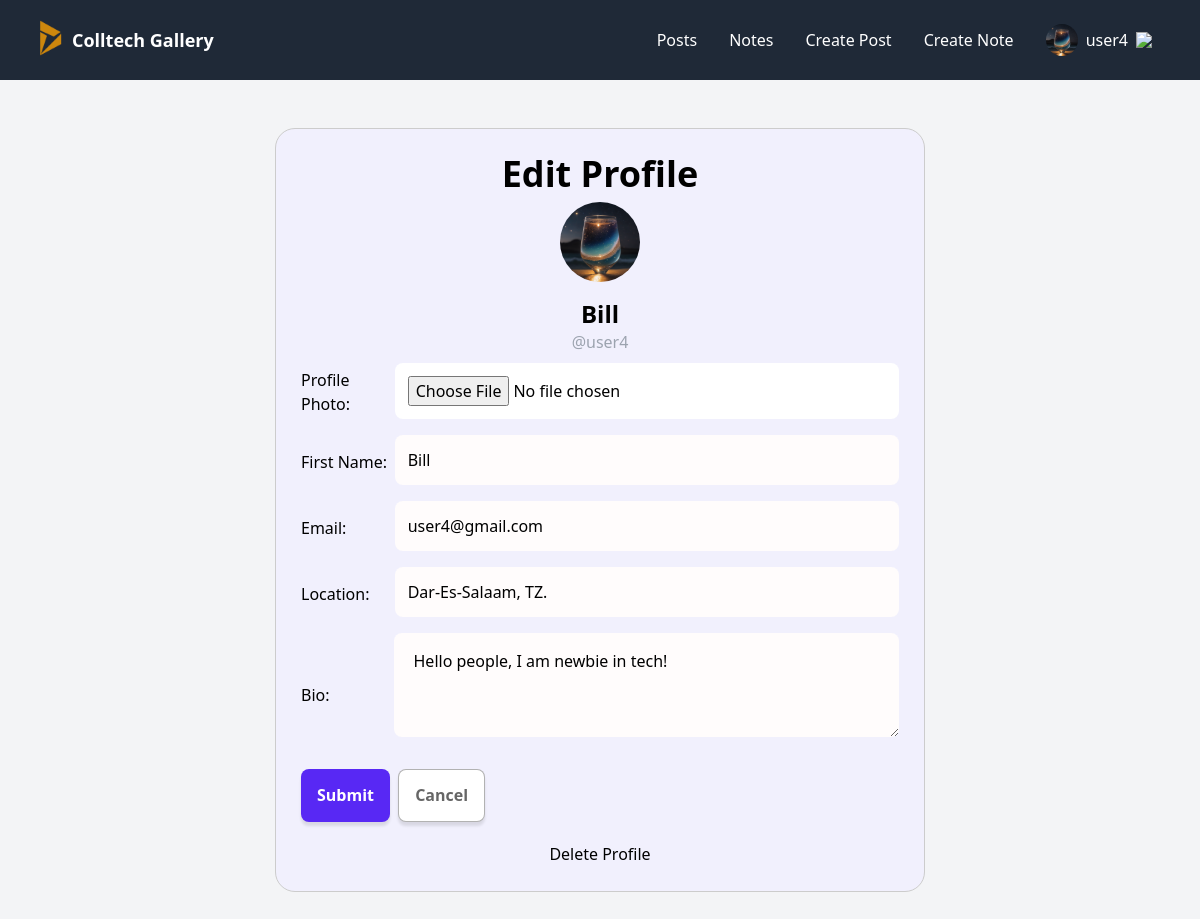
Before: /profile/edit/ (signed in) with the older database file.
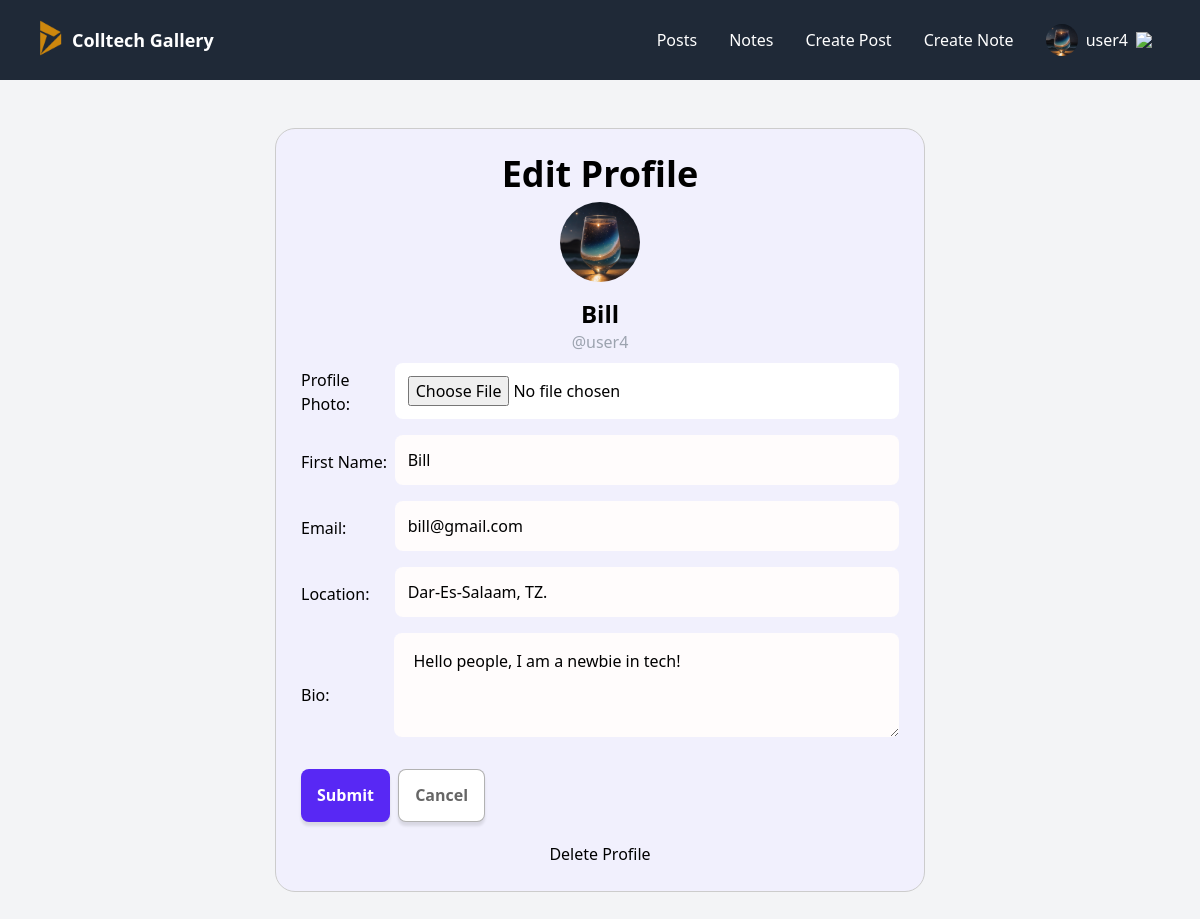
After: the same page with the newer database file.
### a_users/models.py (models this page shows, shortened)
class Profile(models.Model):
    user = models.OneToOneField(User, on_delete=models.CASCADE)
    image = models.ImageField(upload_to='profilepics/', blank=True, null=True, default='profilepics/default.png')
    realname = models.CharField(max_length=200, null=True, blank=True)
    email = models.EmailField(max_length=50, unique=True, null=True)
    location = models.CharField(max_length=50, null=True, blank=True)
    bio = models.TextField(max_length=500, blank=True, null=True)
    created = models.DateTimeField(auto_now_add=True)

### a_users/views.py (the view, shortened to what this page needs)
# urls.py: path('profile/edit/',EditProfileView, name="edit-profile"),
def EditProfileView(request):
    form = ProfileEditForm(instance=request.user.profile)
    return render(request, 'a_users/edit_profile.html',{"form": form})

### a_users/forms.py
class ProfileEditForm(ModelForm):
    class Meta:
        model = Profile
        exclude = ['user']
        labels = {
            'realname': 'First Name',
            'image': 'Profile Photo',
        }
        widgets = {
            'image': forms.FileInput(),
            'bio': forms.Textarea(attrs={'rows':3})
        }

### posts_app/templates/a_users/edit_profile.html (shortened to what this page needs)
{% extends 'layouts/b.html' %}
{% block content %}
<div class="profile-edit-page">
  <h1 class="mb-2 text-center">Edit Profile</h1>
<div class="text-center flex flex-col items-center">
    <img id="avatar" class="w-20 h-20 rounded-full object-cover mb-4" src="{{ user.profile.image.url }}" />
    <div class="text-center max-w-md">
        <h2 id="realname">{{ user.profile.realname }}</h2>
        <div class="text-gray-400 mb-2 -mt-3">@{{ user.username }}</div>
    </div>
</div>
<form method="POST" enctype="multipart/form-data" class="profile-edit-form mb-5">
    {{ form.as_p }}
    <button type="submit" >Submit</button>
    <a class="button secondaryAction ml-1" href="{{ request.META.HTTP_REFERER }}">Cancel</a>
</form>
<a class="flex justify-center hover:underline " href="{% url 'delete-profile' %}">Delete Profile</a>
</div>
{% endblock %}

### posts_app/templates/layouts/b.html
{% extends 'base.html' %}
{% block layout %}
    <content class="max-w-3xl block mx-auto my-12 px-6">
        {% block content %}
        {% endblock %}
    </content>
{% endblock %}

### posts_app/templates/base.html (shortened to what this page needs)
<!DOCTYPE html>
<html lang="en">
<head>
    {% load static %}
    <link rel="stylesheet" href="https://cdnjs.cloudflare.com/ajax/libs/font-awesome/6.4.2/css/all.min.css" />
    <script src="https://cdn.tailwindcss.com"></script>
</head>
<body class="bg-gray-100">
{% include 'includes/header.html' %}
{% block layout %}
{% endblock %}
</body>
</html>

### posts_app/templates/includes/header.html (shortened to what this page needs)
{% load static %}
<header x-data="{ mobilenavOpen: false }" class="md:flex items-center justify-between [&>*]:px-8 bg-gray-800 h-20 text-white sticky top-0 z-40">
    <div class="flex items-center justify-between h-20">
        <logo>
            <a class="flex items-center gap-1" href="/">
                <img  id="logo-home" class="w-9 -mt-1" src="{% static 'icons/logo-home.png' %}">
                <span id="heading-home" class="text-lg font-bold">Colltech Gallery</span>
            </a>
        </logo>
    </div>
    <nav x-show="mobilenavOpen" x-cloak class="md:!block bg-gray-800 h-screen w-screen md:h-auto md:w-auto -mt-20 md:mt-0 absolute md:relative z-[-1]"
    x-transition:enter="duration-300 ease-out"
    x-transition:enter-start="opacity-0 -translate-y-96"
    x-transition:enter-end="opacity-100 translate-y-0">
        <ul class="flex items-center navitems flex-col md:flex-row gap-2 md:gap-0 justify-center h-full -translate-y-10 md:translate-y-0">
            <li><a href="/">Posts</a></li>
            <li><a href="{% url 'notes' %}">Notes</a></li>
            <li><a href="{% url 'post-create' %}">Create Post</a></li>
            <li><a href="{% url 'note-create' %}">Create Note</a></li>
            {% if user.is_authenticated %}
            <li x-data="{ dropdownOpen: false }" class="relative">
                <a @click="dropdownOpen = !dropdownOpen" @click.away="dropdownOpen = false" class="cursor-pointer select-none">
                    <img class="h-8 w-8 rounded-full object-cover" src="{{ user.profile.image.url }}" alt="Upload Profile"/>
                    {{ user }}
                    <img x-bind:class="dropdownOpen && 'rotate-180 duration-300'" class="w-4" src="https://img.icons8.com/small/32/777777/expand-arrow.png"/>
                </a>
            </li>
            {% else %}
            <li><a href="/login">Login</a></li>
            {% endif %}
        </ul>
    </nav>
</header>

### posts_app/templates/base.html (style rules this page uses)
* { margin:0px; padding:0px; box-sizing:border-box; transition:all .2s linear; text-decoration:none; outline:none; border:none; }
html { scroll-padding-top:10px; scroll-behavior:smooth; overflow-x:hidden; }
:root { --primary: rgb(88, 40, 244); --primary-hover: rgb(58, 1, 245); --black: #1f2937; --font1: 'Shantell Sans', sans-serif; }
#heading-home { font-size:18px; }
h1 { @apply text-4xl font-bold mb-4 }
h2 { @apply text-2xl font-bold mb-3 }
.button, button,[type=submit], [type='button'] { display: inline-flex; flex-wrap: wrap; align-items: center; justify-content: center; flex-shrink: 0; text-align: center; border-radius: 0.5rem; cursor: pointer; padding: 0 1rem; min-height: 3.3rem; font-weight: 600; box-shadow: 0 4px 3px rgba(0, 0, 0, 0.1); transition-property: transform; transition-duration: .2s; color: white; background-color: var(--primary); width: fit-content; }
.secondaryAction { background-color: white; color: rgba(0, 0, 0, 0.6); border: 1px solid rgba(0, 0, 0, 0.3); }
.navitems>li>a { @apply flex items-center gap-2 h-12 px-4 hover:bg-gray-700 rounded-lg; }
html, body { margin: 0; min-height: 100%; }
p { margin-bottom: 1rem; }
form p { display: flex; align-items: center; margin-bottom: 1rem; }
label, input { display: block; }
form p label { width: 7rem; }
label { margin: 6px 0 3px; }
input, textarea { width: 100%; }
input[type="file"], select { background-color: white; padding-left: 0; }
.textarea, textarea { margin-bottom: 1rem; }
.textarea, textarea, input { border-radius: 0.5rem; padding: 1rem 1.2rem; background-color: rgb(255, 252, 252); outline:none; }

### posts_app/templates/a_users/edit_profile.html (style rules this page uses)
.profile-edit-form input { padding:13px; }
.profile-edit-page { max-width:650px; width:100%; background-color: rgb(241, 240, 253); padding:25px; margin:0 auto; border:1px solid #ccc;border-radius:20px; }

Changed rows visible on the page:
changed Profile "Bill": email "user4@gmail.com" → "bill@gmail.com"; bio "Hello people, I am newbie in tech!" → "Hello people, I am a newbie in tech!"
